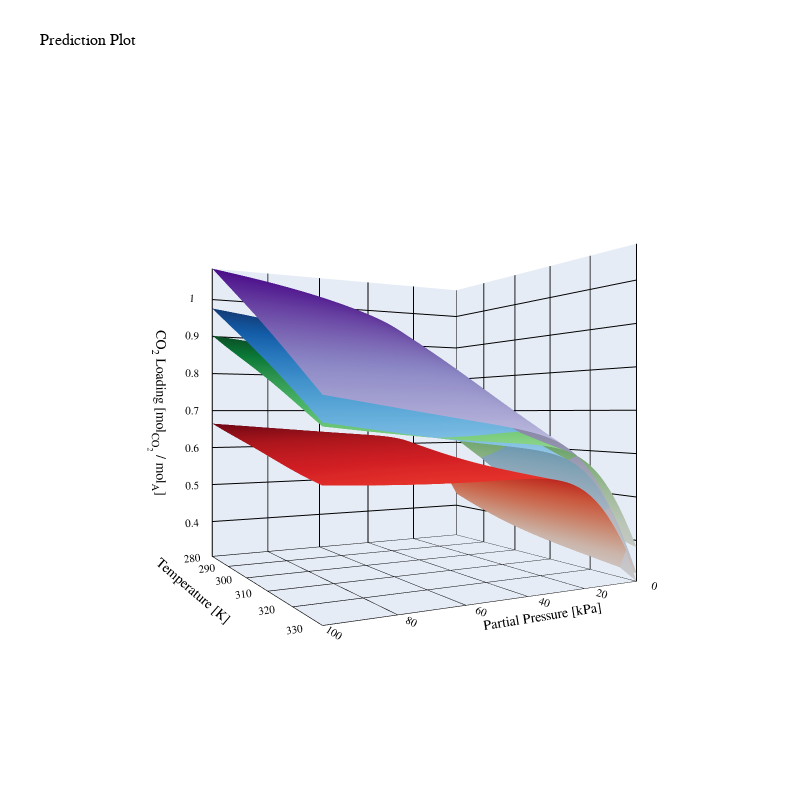

Notebook source saved alongside this figure:
### Code cell
#Surface plot analysis
#Specify molecule to compare
#Refer to variable 'Molecule_id' for abbreviation
name = ['MEA','3A1P','4A1B','5A1P'] #Change this accordingly

#Specifying stepsize for numerical resolution
size = 10000
fold = 100

#Specifying operating conditions
PCO2                       = np.concatenate([np.linspace(0, 100, int(size/fold))]*fold) # PARTIAL PRESSURE IN kPa
T                          = np.repeat(np.linspace(280, 330, int(size/fold)),fold) # TEMPERATURE IN KELVIN'
co_v                       = np.array([2.5])
C                          = np.ones(size)*co_v  #CONCENTRATION IN MOLAR

dat1 = []
dat2 = []
dat3 = []
for k in range(len(name)):
    sel_mol = Molecule_id[Molecule_id['Abbreviation'] == name[k] ]
    sel_mol_index = sel_mol.index[0]
    species = sel_mol_index
    # Create Prediction Set
    Prediction_set= pd.DataFrame(data={
                #DESCRIPTOR
                'Primary counts'                   : np.ones(size)*Molecule_var.iloc[species]['Primary counts'],
                'Secondary counts'                 : np.ones(size)*Molecule_var.iloc[species]['Secondary counts'],
                'Tertiary counts'                  : np.ones(size)*Molecule_var.iloc[species]['Tertiary counts'],
                'Hydroxyl counts'                  : np.ones(size)*Molecule_var.iloc[species]['Hydroxyl counts'],
                'Carboxyl counts'                  : np.ones(size)*Molecule_var.iloc[species]['Carboxyl counts'],
                'Oxyl counts'                      : np.ones(size)*Molecule_var.iloc[species]['Oxyl counts'],
                'M0(nhb)'                          : np.ones(size)*Molecule_var.iloc[species]['M0(nhb)'],
                'M0(oh)'                           : np.ones(size)*Molecule_var.iloc[species]['M0(oh)'],
                'M0(nh)'                           : np.ones(size)*Molecule_var.iloc[species]['M0(nh)'],
                'M0(op)'                           : np.ones(size)*Molecule_var.iloc[species]['M0(op)'],
                'M1(nhb_donor)'                    : np.ones(size)*Molecule_var.iloc[species]['M1(nhb_donor)'],
                'M1(nhb_weak)'                     : np.ones(size)*Molecule_var.iloc[species]['M1(nhb_weak)'],
                'M1(nhb_acceptor)'                 : np.ones(size)*Molecule_var.iloc[species]['M1(nhb_acceptor)'],
                'M1(oh_donor)'                     : np.ones(size)*Molecule_var.iloc[species]['M1(oh_donor)'],
                'M1(oh_weak)'                      : np.ones(size)*Molecule_var.iloc[species]['M1(oh_weak)'],
                'M1(oh_acceptor)'                  : np.ones(size)*Molecule_var.iloc[species]['M1(oh_acceptor)'],
                'M1(nh_donor)'                     : np.ones(size)*Molecule_var.iloc[species]['M1(nh_donor)'],
                'M1(nh_weak)'                      : np.ones(size)*Molecule_var.iloc[species]['M1(nh_weak)'],
                'M1(nh_acceptor)'                  : np.ones(size)*Molecule_var.iloc[species]['M1(nh_acceptor)'],
                'M1(op_donor)'                     : np.ones(size)*Molecule_var.iloc[species]['M1(op_donor)'],
                'M1(op_weak)'                      : np.ones(size)*Molecule_var.iloc[species]['M1(op_weak)'],
                'M1(op_acceptor)'                  : np.ones(size)*Molecule_var.iloc[species]['M1(op_acceptor)'],
                'M2(nhb)'                          : np.ones(size)*Molecule_var.iloc[species]['M2(nhb)'],
                'M2(oh)'                           : np.ones(size)*Molecule_var.iloc[species]['M2(oh)'],                
                'M2(nh)'                           : np.ones(size)*Molecule_var.iloc[species]['M2(nh)'],
                'M2(op)'                           : np.ones(size)*Molecule_var.iloc[species]['M2(op)'],
                'MW'                               : np.ones(size)*Molecule_var.iloc[species]['MW'],
                #OPERATING CONDITION
                'Partial Pressure'                 : PCO2, #x axis in 3d plot
                'Temperature'                      : T, #y axis in 3d plot
                'Amine Concentration'              : C            
                })

    Prediction_set_new = pipeline.transform(Prediction_set)
    column_names = Prediction_set.columns.tolist()
    Prediction_set_new = pd.DataFrame(Prediction_set_new, columns=column_names)

    #Prediction
    z_pred = loaded_model.predict(Prediction_set_new)

    #Creating pivot table for 3-D visualization
    Var1 = 'Temperature'
    Var2 = 'Partial Pressure'

    v1 = 'Temperature [K]'
    v2 = 'Partial Pressure [kPa]'
    #plot 3D
    grid_results = pd.concat([pd.DataFrame(Prediction_set[Var1]),pd.DataFrame(Prediction_set[Var2]), pd.DataFrame(z_pred, columns=['Predicted Absorption molCO2/molAmine'])], axis=1)
    grid_results.head()

    grid_contour = grid_results.groupby([Var1,Var2]).mean()
    grid_contour

    grid_reset = grid_contour.reset_index()
    grid_reset.columns = [Var1,Var2, 'Predicted Absorption molCO2/molAmine']
    grid_pivot = grid_reset.pivot(index = Var1,columns = Var2)
    grid_pivot

    x = grid_pivot.columns.levels[1].values
    y = grid_pivot.index.values
    z = grid_pivot.values

    dat1.append(x)
    dat2.append(y)
    dat3.append(z)
min_z = np.min([np.min(dat) for dat in dat3])
max_z = np.max([np.max(dat) for dat in dat3])
# X and Y axes labels
layout = go.Layout(
    title='Prediction Plot',
    scene=dict(
        xaxis_title=f'{Var2} [kPa]',
        yaxis_title=f'{Var1} [K]',
        zaxis_title='CO<sub>2</sub> Loading [mol<sub>CO<sub>2</sub></sub> / mol<sub>A</sub>]',
        xaxis=dict(gridcolor='black', zerolinecolor='black', range=[min(PCO2), max(PCO2)]),
        yaxis=dict(gridcolor='black', zerolinecolor='black', range=[min(T), max(T)]),
        zaxis=dict(gridcolor='black', zerolinecolor='black', range=[min_z, max_z], dtick = 0.1),
        camera=dict(eye=dict(x=1.2, y=2.2, z=0)),  # Adjust camera position for better view
        aspectratio=dict(x=1, y=1, z=1),  # Adjust aspect ratio for better proportions
        bgcolor='white'  # Set background color here ('white', 'black', or any other color)
    ),
    autosize=False,
    width=800,
    height=800,
    margin=dict(l=65, r=50, b=65, t=90),
    font=dict(  
        family='Times New Roman',  
        size=11.5,  
        color='black')
)


#Add or remove go.Surface(z=dat3[i], y=dat2[i], x=dat1[i], colorscale='Greens', showscale=False, opacity=1) to plot more/less molecule
fig = go.Figure(data=
                [go.Surface(z=dat3[0], y=dat2[0], x=dat1[0], colorscale='Reds', colorbar=dict(len=0.6), showscale=False),
                 go.Surface(z=dat3[1], y=dat2[1], x=dat1[1], colorscale='Greens', showscale=False, opacity=1),
                 go.Surface(z=dat3[2], y=dat2[2], x=dat1[2], colorscale='Blues', showscale=False, opacity=1),
                 go.Surface(z=dat3[3], y=dat2[3], x=dat1[3], colorscale='Purples', showscale=False, opacity=1),
                 ], layout=layout)

fig.show()

### Figure 1 — Plotly figure (JSON) as saved in the notebook; plotly's stock layout.template omitted (floating-point values rounded to 4 significant figures; data arrays with more than 128 entries replaced by an {"elided": "..."} marker saying what was removed)
{"data": [{"colorbar": {"len": 0.6}, "colorscale": [[0, "rgb(255,245,240)"], [0.125, "rgb(254,224,210)"], [0.25, "rgb(252,187,161)"], [0.375, "rgb(252,146,114)"], [0.5, "rgb(251,106,74)"], [0.625, "rgb(239,59,44)"], [0.75, "rgb(203,24,29)"], [0.875, "rgb(165,15,21)"], [1, "rgb(103,0,13)"]], "showscale": false, "type": "surface", "x": [0, 1.01, 2.02, 3.03, 4.04, 5.051, 6.061, 7.071, 8.081, 9.091, 10.1, 11.11, 12.12, 13.13, 14.14, 15.15, 16.16, 17.17, 18.18, 19.19, 20.2, 21.21, 22.22, 23.23, 24.24, 25.25, 26.26, 27.27, 28.28, 29.29, 30.3, 31.31, 32.32, 33.33, 34.34, 35.35, 36.36, 37.37, 38.38, 39.39, 40.4, 41.41, 42.42, 43.43, 44.44, 45.45, 46.46, 47.47, 48.48, 49.49, 50.51, 51.52, 52.53, 53.54, 54.55, 55.56, 56.57, 57.58, 58.59, 59.6, 60.61, 61.62, 62.63, 63.64, 64.65, 65.66, 66.67, 67.68, 68.69, 69.7, 70.71, 71.72, 72.73, 73.74, 74.75, 75.76, 76.77, 77.78, 78.79, 79.8, 80.81, 81.82, 82.83, 83.84, 84.85, 85.86, 86.87, 87.88, 88.89, 89.9, 90.91, 91.92, 92.93, 93.94, 94.95, 95.96, 96.97, 97.98, 98.99, 100], "y": [280, 280.5, 281.0, 281.5, 282.0, 282.5, 283.0, 283.5, 284.0, 284.5, 285.1, 285.6, 286.1, 286.6, 287.1, 287.6, 288.1, 288.6, 289.1, 289.6, 290.1, 290.6, 291.1, 291.6, 292.1, 292.6, 293.1, 293.6, 294.1, 294.6, 295.2, 295.7, 296.2, 296.7, 297.2, 297.7, 298.2, 298.7, 299.2, 299.7, 300.2, 300.7, 301.2, 301.7, 302.2, 302.7, 303.2, 303.7, 304.2, 304.7, 305.3, 305.8, 306.3, 306.8, 307.3, 307.8, 308.3, 308.8, 309.3, 309.8, 310.3, 310.8, 311.3, 311.8, 312.3, 312.8, 313.3, 313.8, 314.3, 314.8, 315.4, 315.9, 316.4, 316.9, 317.4, 317.9, 318.4, 318.9, 319.4, 319.9, 320.4, 320.9, 321.4, 321.9, 322.4, 322.9, 323.4, 323.9, 324.4, 324.9, 325.5, 326.0, 326.5, 327.0, 327.5, 328.0, 328.5, 329.0, 329.5, 330], "z": {"elided": "100x100 float values"}}, {"colorscale": [[0, "rgb(247,252,245)"], [0.125, "rgb(229,245,224)"], [0.25, "rgb(199,233,192)"], [0.375, "rgb(161,217,155)"], [0.5, "rgb(116,196,118)"], [0.625, "rgb(65,171,93)"], [0.75, "rgb(35,139,69)"], [0.875, "rgb(0,109,44)"], [1, "rgb(0,68,27)"]], "opacity": 1, "showscale": false, "type": "surface", "x": [0, 1.01, 2.02, 3.03, 4.04, 5.051, 6.061, 7.071, 8.081, 9.091, 10.1, 11.11, 12.12, 13.13, 14.14, 15.15, 16.16, 17.17, 18.18, 19.19, 20.2, 21.21, 22.22, 23.23, 24.24, 25.25, 26.26, 27.27, 28.28, 29.29, 30.3, 31.31, 32.32, 33.33, 34.34, 35.35, 36.36, 37.37, 38.38, 39.39, 40.4, 41.41, 42.42, 43.43, 44.44, 45.45, 46.46, 47.47, 48.48, 49.49, 50.51, 51.52, 52.53, 53.54, 54.55, 55.56, 56.57, 57.58, 58.59, 59.6, 60.61, 61.62, 62.63, 63.64, 64.65, 65.66, 66.67, 67.68, 68.69, 69.7, 70.71, 71.72, 72.73, 73.74, 74.75, 75.76, 76.77, 77.78, 78.79, 79.8, 80.81, 81.82, 82.83, 83.84, 84.85, 85.86, 86.87, 87.88, 88.89, 89.9, 90.91, 91.92, 92.93, 93.94, 94.95, 95.96, 96.97, 97.98, 98.99, 100], "y": [280, 280.5, 281.0, 281.5, 282.0, 282.5, 283.0, 283.5, 284.0, 284.5, 285.1, 285.6, 286.1, 286.6, 287.1, 287.6, 288.1, 288.6, 289.1, 289.6, 290.1, 290.6, 291.1, 291.6, 292.1, 292.6, 293.1, 293.6, 294.1, 294.6, 295.2, 295.7, 296.2, 296.7, 297.2, 297.7, 298.2, 298.7, 299.2, 299.7, 300.2, 300.7, 301.2, 301.7, 302.2, 302.7, 303.2, 303.7, 304.2, 304.7, 305.3, 305.8, 306.3, 306.8, 307.3, 307.8, 308.3, 308.8, 309.3, 309.8, 310.3, 310.8, 311.3, 311.8, 312.3, 312.8, 313.3, 313.8, 314.3, 314.8, 315.4, 315.9, 316.4, 316.9, 317.4, 317.9, 318.4, 318.9, 319.4, 319.9, 320.4, 320.9, 321.4, 321.9, 322.4, 322.9, 323.4, 323.9, 324.4, 324.9, 325.5, 326.0, 326.5, 327.0, 327.5, 328.0, 328.5, 329.0, 329.5, 330], "z": {"elided": "100x100 float values"}}, {"colorscale": [[0, "rgb(247,251,255)"], [0.125, "rgb(222,235,247)"], [0.25, "rgb(198,219,239)"], [0.375, "rgb(158,202,225)"], [0.5, "rgb(107,174,214)"], [0.625, "rgb(66,146,198)"], [0.75, "rgb(33,113,181)"], [0.875, "rgb(8,81,156)"], [1, "rgb(8,48,107)"]], "opacity": 1, "showscale": false, "type": "surface", "x": [0, 1.01, 2.02, 3.03, 4.04, 5.051, 6.061, 7.071, 8.081, 9.091, 10.1, 11.11, 12.12, 13.13, 14.14, 15.15, 16.16, 17.17, 18.18, 19.19, 20.2, 21.21, 22.22, 23.23, 24.24, 25.25, 26.26, 27.27, 28.28, 29.29, 30.3, 31.31, 32.32, 33.33, 34.34, 35.35, 36.36, 37.37, 38.38, 39.39, 40.4, 41.41, 42.42, 43.43, 44.44, 45.45, 46.46, 47.47, 48.48, 49.49, 50.51, 51.52, 52.53, 53.54, 54.55, 55.56, 56.57, 57.58, 58.59, 59.6, 60.61, 61.62, 62.63, 63.64, 64.65, 65.66, 66.67, 67.68, 68.69, 69.7, 70.71, 71.72, 72.73, 73.74, 74.75, 75.76, 76.77, 77.78, 78.79, 79.8, 80.81, 81.82, 82.83, 83.84, 84.85, 85.86, 86.87, 87.88, 88.89, 89.9, 90.91, 91.92, 92.93, 93.94, 94.95, 95.96, 96.97, 97.98, 98.99, 100], "y": [280, 280.5, 281.0, 281.5, 282.0, 282.5, 283.0, 283.5, 284.0, 284.5, 285.1, 285.6, 286.1, 286.6, 287.1, 287.6, 288.1, 288.6, 289.1, 289.6, 290.1, 290.6, 291.1, 291.6, 292.1, 292.6, 293.1, 293.6, 294.1, 294.6, 295.2, 295.7, 296.2, 296.7, 297.2, 297.7, 298.2, 298.7, 299.2, 299.7, 300.2, 300.7, 301.2, 301.7, 302.2, 302.7, 303.2, 303.7, 304.2, 304.7, 305.3, 305.8, 306.3, 306.8, 307.3, 307.8, 308.3, 308.8, 309.3, 309.8, 310.3, 310.8, 311.3, 311.8, 312.3, 312.8, 313.3, 313.8, 314.3, 314.8, 315.4, 315.9, 316.4, 316.9, 317.4, 317.9, 318.4, 318.9, 319.4, 319.9, 320.4, 320.9, 321.4, 321.9, 322.4, 322.9, 323.4, 323.9, 324.4, 324.9, 325.5, 326.0, 326.5, 327.0, 327.5, 328.0, 328.5, 329.0, 329.5, 330], "z": {"elided": "100x100 float values"}}, {"colorscale": [[0, "rgb(252,251,253)"], [0.125, "rgb(239,237,245)"], [0.25, "rgb(218,218,235)"], [0.375, "rgb(188,189,220)"], [0.5, "rgb(158,154,200)"], [0.625, "rgb(128,125,186)"], [0.75, "rgb(106,81,163)"], [0.875, "rgb(84,39,143)"], [1, "rgb(63,0,125)"]], "opacity": 1, "showscale": false, "type": "surface", "x": [0, 1.01, 2.02, 3.03, 4.04, 5.051, 6.061, 7.071, 8.081, 9.091, 10.1, 11.11, 12.12, 13.13, 14.14, 15.15, 16.16, 17.17, 18.18, 19.19, 20.2, 21.21, 22.22, 23.23, 24.24, 25.25, 26.26, 27.27, 28.28, 29.29, 30.3, 31.31, 32.32, 33.33, 34.34, 35.35, 36.36, 37.37, 38.38, 39.39, 40.4, 41.41, 42.42, 43.43, 44.44, 45.45, 46.46, 47.47, 48.48, 49.49, 50.51, 51.52, 52.53, 53.54, 54.55, 55.56, 56.57, 57.58, 58.59, 59.6, 60.61, 61.62, 62.63, 63.64, 64.65, 65.66, 66.67, 67.68, 68.69, 69.7, 70.71, 71.72, 72.73, 73.74, 74.75, 75.76, 76.77, 77.78, 78.79, 79.8, 80.81, 81.82, 82.83, 83.84, 84.85, 85.86, 86.87, 87.88, 88.89, 89.9, 90.91, 91.92, 92.93, 93.94, 94.95, 95.96, 96.97, 97.98, 98.99, 100], "y": [280, 280.5, 281.0, 281.5, 282.0, 282.5, 283.0, 283.5, 284.0, 284.5, 285.1, 285.6, 286.1, 286.6, 287.1, 287.6, 288.1, 288.6, 289.1, 289.6, 290.1, 290.6, 291.1, 291.6, 292.1, 292.6, 293.1, 293.6, 294.1, 294.6, 295.2, 295.7, 296.2, 296.7, 297.2, 297.7, 298.2, 298.7, 299.2, 299.7, 300.2, 300.7, 301.2, 301.7, 302.2, 302.7, 303.2, 303.7, 304.2, 304.7, 305.3, 305.8, 306.3, 306.8, 307.3, 307.8, 308.3, 308.8, 309.3, 309.8, 310.3, 310.8, 311.3, 311.8, 312.3, 312.8, 313.3, 313.8, 314.3, 314.8, 315.4, 315.9, 316.4, 316.9, 317.4, 317.9, 318.4, 318.9, 319.4, 319.9, 320.4, 320.9, 321.4, 321.9, 322.4, 322.9, 323.4, 323.9, 324.4, 324.9, 325.5, 326.0, 326.5, 327.0, 327.5, 328.0, 328.5, 329.0, 329.5, 330], "z": {"elided": "100x100 float values"}}], "layout": {"autosize": false, "font": {"color": "black", "family": "Times New Roman", "size": 11.5}, "height": 800, "margin": {"b": 65, "l": 65, "r": 50, "t": 90}, "scene": {"aspectratio": {"x": 1, "y": 1, "z": 1}, "bgcolor": "white", "camera": {"eye": {"x": 1.2, "y": 2.2, "z": 0}}, "xaxis": {"gridcolor": "black", "range": [0, 100], "title": {"text": "Partial Pressure [kPa]"}, "zerolinecolor": "black"}, "yaxis": {"gridcolor": "black", "range": [280, 330], "title": {"text": "Temperature [K]"}, "zerolinecolor": "black"}, "zaxis": {"dtick": 0.1, "gridcolor": "black", "range": [0.3059, 1.084], "title": {"text": "CO<sub>2</sub> Loading [mol<sub>CO<sub>2</sub></sub> / mol<sub>A</sub>]"}, "zerolinecolor": "black"}}, "title": {"text": "Prediction Plot"}, "width": 800}}
